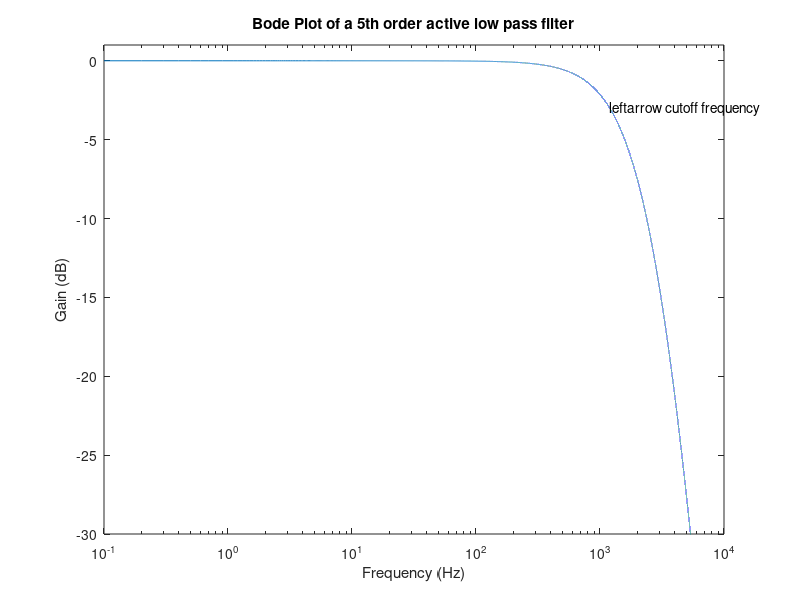

MATLAB code for this plot:
format short 
format compact

% % Passive filters - low pass
% r1 = 21.48;
% L1 = 1e-3;
% 
% freq_vec = 1e2:1:1e6;
% w = freq_vec * 2 * pi;
% wc = r1/L1;
% 
% gain = 20*log10(wc ./ (j*w + wc));
% 
% figure(1); 
% semilogx(freq_vec, gain);
% text(wc/(2*pi), -3, "\leftarrow cut off frequency");
% xlabel('frequency (Hz)');
% ylabel('gain (dB)');
% title('Bode Plot of an RL low pass filter')

% % Passive filters - band pass (A5Q4)
% r1 = 8200;
% L1 = 10e-3;
% c1 = 10e-9;
% 
% freq_vec = 1e2:1:1e6;
% w = freq_vec * 2 * pi;
% wc = 1e5;
% 
% gain = 20*log10( j*w*L1 ./ (r1*(1-w.*w*L1*c1) + j*w*L1));
% 
% figure(1); 
% grid on
% semilogx(freq_vec, gain);
% text(wc/(2*pi), 0, "\leftarrow center frequency");
% xlabel('Frequency (Hz)');
% ylabel('Gain (dB)');
% ylim([-50 10])
% title('Bode Plot of a parallel band-pass filter')

% Active filters - high order low pass filter (A5Q5)

r1 = 2.325e3;
r2 = 2.325e3;
c1 = 22e-9;

freq_vec = 1e-1:0.1:1e4;
w = freq_vec * 2 * pi;
w0 = 2400*pi;

gain = 20*log10(((-r2/r1) ./(1+j*w*r2*c1)).^5);

figure(1); 
semilogx(freq_vec, gain);
text(w0/(2*pi), -3, "\leftarrow cutoff frequency");
xlabel('Frequency (Hz)');
ylabel('Gain (dB)');
ylim([-30 1])
title('Bode Plot of a 5th order active low pass filter')

% % Active filters - bandpass
% 
% rl = 20e3;
% rh = 20e3;
% c1 = 798e-12;
% c2 = 80e-9;
% rf = 9.9e3;
% ri = 1e3;
% 
% freq_vec = 1:1:1e6;
% w = freq_vec * 2 * pi;
% w0 = 6283.2;
% 
% gain = 20*log10((-rf/ri) .* (1./(1+j*w*rl*c1)) .* (j*w*c2*rh ./(1 + j*w*c2*rh)) );
% 
% figure(1); 
% semilogx(freq_vec, gain);
% text(w0/(2*pi), 20, "\leftarrow center frequency");
% xlabel('frequency (Hz)');
% ylabel('gain (dB)');
% ylim([-30 30])
% title('Bode Plot of an active band pass filter')

% % Assignment 5 question 1 - RLC low pass filter
% 
% rl = 0.25;
% c1 = 1;
% l1 = 1;
% 
% freq_vec = 1e-2:0.01:1e2;
% w = freq_vec * 2 * pi;
% w0 = 1;
% 
% gain = 20*log10( 0.25 ./ (0.25 - 0.25*w.^2 + j*w) );
% 
% figure(1); 
% semilogx(freq_vec, gain);
% % text(w0/(2*pi), -3, "\leftarrow center frequency");
% xlabel('Frequency (Hz)');
% ylabel('Gain (dB)');
% % ylim([0 -100])
% title('Bode Plot of an RLC low pass filter')
